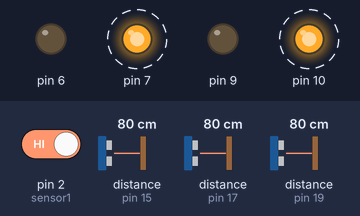
A sketch run on a simulated Arduino Uno, built with avr-gcc and run on an emulated ATmega328P. On the bench: output pins drawn as LEDs (lit = HIGH). Dashed ring = blinking. The test bench sets the inputs (shaded band); at power-on: distance to the obstacle (sensors on pin 15, pin 17, pin 19) 80 cm, pin 2 (sensor1) HIGH. The echo pulse lasts 58.3 µs per cm; what the sketch prints to the serial monitor is not drawn.

Above: at 1.2 s.
1.3 s: distance to the obstacle (sensor on pin 15) set to 299 cm
Timing chart, 0 to 10.3 s (numbered marks = the images above; inputs shaded):
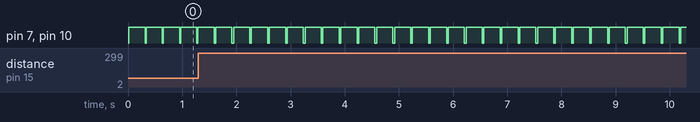

The sketch:

codigo_final_sumo.ino
```cpp
#include <Ultrasonic.h>


//********************Definição dos pinos********************
// Pinos vão mudar de acordo com a nescessidade
#define trigger 14
#define echo   15
#define triggeresq 16
#define echoesq   17
#define triggerdir 18
#define echodir   19
#define sensor1 2
#define sensor2 3
#define sensor3 4
#define sensor4 5
//********************Criação dos objetos********************
Ultrasonic ultrasonic(trigger, echo);
Ultrasonic ultrasonicesq(triggeresq, echoesq);
Ultrasonic ultrasonicdir(triggerdir, echodir);
int var = 0;
int a = 0;
int b = 1;
//********************Função de configuração******************
void setup() {
  //Configuração de velocidade dos motores
  //Pinos para o motor prescisão ser colocados em portas analógicas
  Serial.begin(9600);//Habilita a comunicação serial
  pinMode(6, OUTPUT);
  pinMode(7, OUTPUT);
  pinMode(9, OUTPUT);
  pinMode(10, OUTPUT);
  pinMode(sensor1, INPUT);//Configura o pino do sensor 1 como entrada
  pinMode(sensor2, INPUT);//Configura o pino do sensor 2 como entrada


  //pinMode(sensor3, INPUT);//Configura o pino do sensor 3 como entrada
  //pinMode(sensor4, INPUT);//Configura o pino do sensor 4 como entrada
}
//********************Função de principal********************
void loop() {
  //Cálculo e conversão da leitura do sensor ultrassônico
  long microsec = ultrasonic.timing();
  long microsecesq = ultrasonicesq.timing();
  long microsecdir = ultrasonicdir.timing();

  float distancia = ultrasonic.convert(microsec, Ultrasonic::CM);
  float distanciaesq = ultrasonicesq.convert(microsecesq, Ultrasonic::CM);
  float distanciadir = ultrasonicdir.convert(microsecdir, Ultrasonic::CM);


  //Mostra as leitura dos sensores
  //Quando for ler remova o /* */
    /*
    Serial.print("A distancia: ");
    Serial.print(distancia);
    Serial.print("\t");
    Serial.print("Sensor da frente: ");
    Serial.println(digitalRead(sensor1));
    //Serial.print("Sensor da tras: ");
    //Serial.println(digitalRead(sensor2));
    Serial.print("A distancia 2: ");
    Serial.print(distanciaesq);
    Serial.print("\t");
    Serial.print("A distancia 3: ");
    Serial.println(distanciadir);
    //delay(1000);
    //delay(1000);
  */
  //Verifica se tem alguma coisa na sua frente e se os sensor estão no branco
  if (distancia > 20 && distanciadir > 20 && distanciaesq > 20 && digitalRead(sensor1) == a && digitalRead(sensor2) == a ) {
    Serial.println("procurando oponente");
      if (var == 0){
        girar();//Fica Girando
      }

  }
  //Se caso encontrar algo na sua frente
  if ((distancia < 20 && distancia > 0) && distanciadir > 20 && distanciaesq > 20 && digitalRead(sensor1) == a && digitalRead(sensor2) == a ) {
    Serial.println("achei o oponente");
    frente();//Movimenta para frente


  }
  if ((distanciaesq < 20 && distanciaesq > 0) && distanciadir > 20 && distancia > 20 && digitalRead(sensor1) == a && digitalRead(sensor2) == a ) {
    Serial.println("achei o oponente ESQUERDA");

    giraresq();//Movimenta para esquerda
    var = 1;

  }
  if ((distanciadir < 20 && distanciadir > 0) && distanciaesq > 20 && distancia > 20 && digitalRead(sensor1) == a && digitalRead(sensor2) == a) {
    Serial.println("achei o oponente DIREITA");
    girar();//Movimenta para esquerda
    var = 0;
  }
  //Se caso encontre a borda e não o oponente
  if (digitalRead(sensor1) == b || digitalRead(sensor2) == b) {
    Serial.println("Sensor da frente achou borda 1");
    stop();
    delay(1);
    re();
    delay(300);
    stop();

  }
  /*if (digitalRead(sensor3) == 1 ||digitalRead(sensor4) == 1 ) {
    Serial.println("Sensor da traseira achou borda 3");
    frente();
  }*/

}
//********************Movimenta do robô********************
void re() {
Serial.println("Re");
digitalWrite(6, LOW);
digitalWrite(7, HIGH);
digitalWrite(9, LOW);
digitalWrite(10, HIGH);
}
void frente() {
Serial.println("Frente");
digitalWrite(6, LOW);
digitalWrite(7, HIGH);
digitalWrite(9, LOW);
digitalWrite(10, HIGH);
}
void giraresq() {
Serial.println("Girando");
digitalWrite(6, LOW);
digitalWrite(7, HIGH);
digitalWrite(9, HIGH);
digitalWrite(10, LOW);
}
void girar() {
Serial.println("Girando");
digitalWrite(6, HIGH);
digitalWrite(7, LOW);
digitalWrite(9, LOW);
digitalWrite(10, HIGH);
}
void stop() {
Serial.println("parado");
digitalWrite(6, LOW);
digitalWrite(7, LOW);
digitalWrite(9, LOW);
digitalWrite(10, LOW);
}
```

Measured:
- by itself, pin 7, pin 10: alternates HIGH for 0.30 s and LOW for 0.03 s
